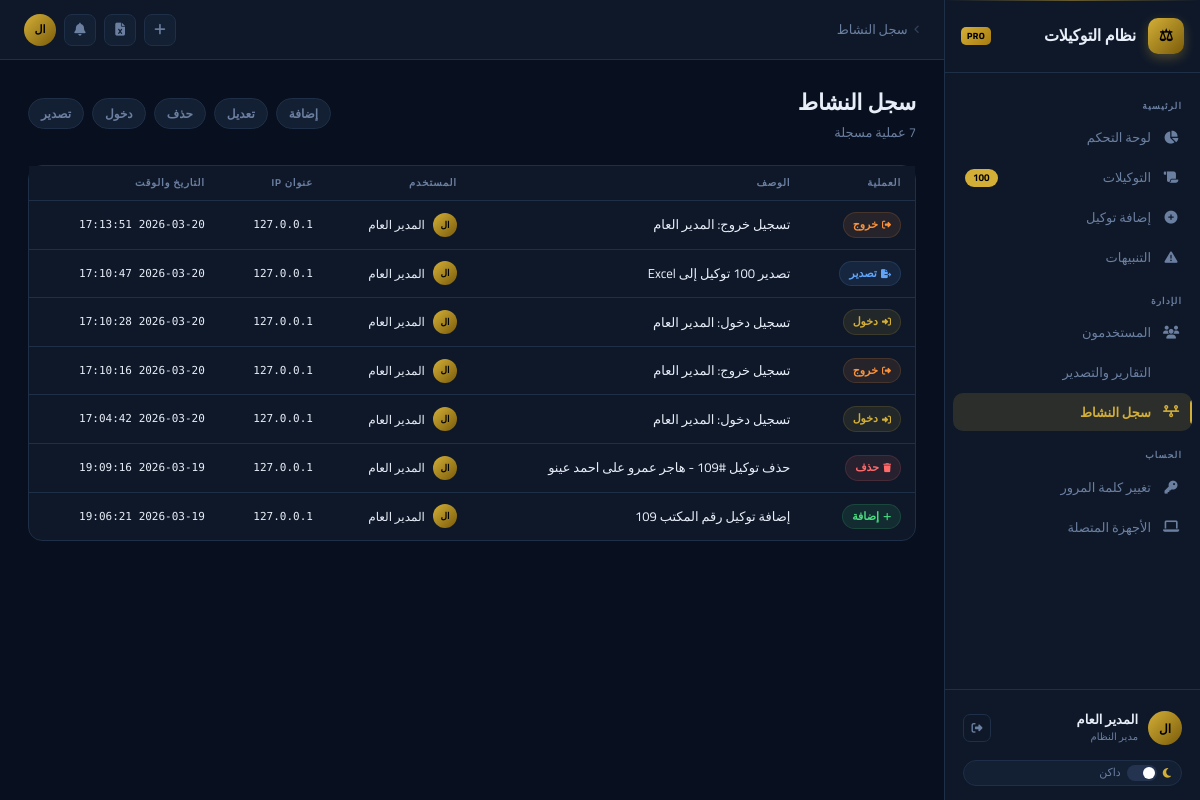
/activity/ (signed in), run on the app's committed database.
### app/models.py (models this page shows, shortened)
class User(UserMixin, db.Model):
    __tablename__ = "users"
    id              = db.Column(db.Integer, primary_key=True)
    username        = db.Column(db.String(64),  unique=True, nullable=False, index=True)
    full_name       = db.Column(db.String(128), nullable=False)
    email           = db.Column(db.String(128), unique=True, nullable=False)
    password_hash   = db.Column(db.String(256), nullable=False)
    role            = db.Column(db.String(20),  nullable=False, default="employee")
    is_active       = db.Column(db.Boolean, default=True, nullable=False)
    avatar_filename = db.Column(db.String(256), nullable=True)
    created_at      = db.Column(db.DateTime, default=datetime.utcnow)
    last_login      = db.Column(db.DateTime, nullable=True)
    poas_created    = db.relationship("PowerOfAttorney", backref="created_by_user", lazy="dynamic", foreign_keys="PowerOfAttorney.created_by")
    poas_updated    = db.relationship("PowerOfAttorney", backref="updated_by_user", lazy="dynamic", foreign_keys="PowerOfAttorney.updated_by")
    activity_logs   = db.relationship("ActivityLog",     backref="user", lazy="dynamic")
    notifications   = db.relationship("Notification",    backref="user", lazy="dynamic", foreign_keys="Notification.user_id")
    sessions        = db.relationship("UserSession",     backref="user", lazy="dynamic")
    @property
    def is_admin(self): return self.role == "admin"

class ActivityLog(db.Model):
    __tablename__ = "activity_logs"
    id          = db.Column(db.Integer,     primary_key=True)
    user_id     = db.Column(db.Integer,     db.ForeignKey("users.id"), nullable=True)
    action      = db.Column(db.String(50),  nullable=False)
    entity_type = db.Column(db.String(50),  nullable=True)
    entity_id   = db.Column(db.Integer,     nullable=True)
    description = db.Column(db.String(512), nullable=True)
    ip_address  = db.Column(db.String(45),  nullable=True)
    created_at  = db.Column(db.DateTime,    default=datetime.utcnow, index=True)

### app/routes/activity.py (the view)
@activity_bp.route("/")
@login_required
@admin_required
def index():
    page = request.args.get("page", 1, type=int)
    action_filter = request.args.get("action", "").strip()
    q = ActivityLog.query.order_by(ActivityLog.created_at.desc())
    if action_filter:
        q = q.filter(ActivityLog.action == action_filter)
    pagination = q.paginate(page=page, per_page=50, error_out=False)
    return render_template("activity/list.html", pagination=pagination, action_filter=action_filter)

### app/utils.py (called while the page is built)
def admin_required(f):
    @wraps(f)
    def decorated(*args, **kwargs):
        if not current_user.is_authenticated or not current_user.is_admin:
            abort(403)
        return f(*args, **kwargs)
    return decorated

### app/templates/activity/list.html (shortened to what this page needs)
{% extends "base.html" %}
{% block breadcrumb %}سجل النشاط{% endblock %}
{% block content %}
<div class="page-header">
  <div>
    <div class="page-title">سجل النشاط</div>
    <div class="page-sub">{{ pagination.total }} عملية مسجلة</div>
  </div>
  <div style="display:flex;gap:8px;">
    {% for action in ['CREATE','UPDATE','DELETE','LOGIN','EXPORT'] %}
    <a href="{{ url_for('activity.index', action=action) }}"
       class="filter-chip {% if action_filter == action %}active{% endif %}">
      {{ {'CREATE':'إضافة','UPDATE':'تعديل','DELETE':'حذف','LOGIN':'دخول','EXPORT':'تصدير'}[action] }}
    </a>
    {% endfor %}
  </div>
</div>
<div class="card" style="padding:0;">
  <div class="table-wrap">
    <table>
      <thead>
        <tr>
          <th>العملية</th>
          <th>الوصف</th>
          <th>المستخدم</th>
          <th>عنوان IP</th>
          <th>التاريخ والوقت</th>
        </tr>
      </thead>
      <tbody>
        {% for log in pagination.items %}
        <tr>
          <td>
            {% set action_map = {'CREATE':('green','plus','إضافة'),'UPDATE':('blue','pen','تعديل'),'DELETE':('red','trash','حذف'),'LOGIN':('gold','right-to-bracket','دخول'),'LOGOUT':('orange','right-from-bracket','خروج'),'EXPORT':('info','file-export','تصدير')} %}
            {% set info = action_map.get(log.action, ('gray','circle','أخرى')) %}
            <span class="badge {{ info[0] }}">
              <i class="fas fa-{{ info[1] }}" style="font-size:9px;"></i>
              {{ info[2] }}
            </span>
          </td>
          <td style="max-width:300px;overflow:hidden;text-overflow:ellipsis;font-size:13px;">
            {{ log.description or '—' }}
          </td>
          <td>
            {% if log.user %}
            <div style="display:flex;align-items:center;gap:8px;">
              <div class="avatar" style="width:24px;height:24px;font-size:9px;">{{ log.user.full_name[:2] }}</div>
              <span style="font-size:12px;">{{ log.user.full_name }}</span>
            </div>
            {% else %}
            <span style="color:var(--muted);font-size:12px;">النظام</span>
            {% endif %}
          </td>
          <td class="mono" style="font-size:11px;">{{ log.ip_address or '—' }}</td>
          <td class="mono" style="font-size:11px;">{{ log.created_at.strftime('%Y-%m-%d %H:%M:%S') if log.created_at else '—' }}</td>
        </tr>
        {% else %}
        <tr>
          <td colspan="5" style="text-align:center;padding:40px;color:var(--muted);">
            لا توجد سجلات نشاط
          </td>
        </tr>
        {% endfor %}
      </tbody>
    </table>
  </div>
</div>
{% endblock %}

### app/templates/base.html (shortened to what this page needs)
<!DOCTYPE html>
<html lang="ar" dir="rtl" data-theme="dark">
<head>
<link rel="stylesheet" href="https://cdnjs.cloudflare.com/ajax/libs/font-awesome/6.5.0/css/all.min.css"/>
</head>
<body>
{% if current_user.is_authenticated %}
<div class="app-shell">
  <aside class="sidebar">
    <div class="sidebar-logo">
      <div class="logo-icon">⚖</div>
      <div><div class="logo-text">نظام التوكيلات</div></div>
      <div class="logo-badge">PRO</div>
    </div>
    <nav class="sidebar-nav">
      <div class="nav-section">الرئيسية</div>
      <a href="{{ url_for('dashboard.index') }}" class="nav-item {% if request.endpoint=='dashboard.index' %}active{% endif %}">
        <i class="icon fas fa-chart-pie"></i><span>لوحة التحكم</span>
      </a>
      <a href="{{ url_for('poa.index') }}" class="nav-item {% if request.endpoint in ['poa.index','poa.view'] %}active{% endif %}">
        <i class="icon fas fa-scroll"></i><span>التوكيلات</span>
        <span class="nav-badge" id="sidebarPoaCount">—</span>
      </a>
      <a href="{{ url_for('poa.create') }}" class="nav-item {% if request.endpoint=='poa.create' %}active{% endif %}">
        <i class="icon fas fa-circle-plus"></i><span>إضافة توكيل</span>
      </a>
      <a href="{{ url_for('poa.expiring') }}" class="nav-item {% if request.endpoint=='poa.expiring' %}active{% endif %}">
        <i class="icon fas fa-triangle-exclamation"></i><span>التنبيهات</span>
      </a>
      {% if current_user.is_admin %}
      <div class="nav-section">الإدارة</div>
      <a href="{{ url_for('users.index') }}" class="nav-item {% if request.endpoint in ['users.index','users.create','users.edit'] %}active{% endif %}">
        <i class="icon fas fa-users"></i><span>المستخدمون</span>
      </a>
      <a href="{{ url_for('reports.index') }}" class="nav-item {% if request.endpoint and request.endpoint.startswith('reports') %}active{% endif %}">
        <i class="icon fas fa-file-chart-column"></i><span>التقارير والتصدير</span>
      </a>
      <a href="{{ url_for('activity.index') }}" class="nav-item {% if request.endpoint=='activity.index' %}active{% endif %}">
        <i class="icon fas fa-timeline"></i><span>سجل النشاط</span>
      </a>
      {% endif %}
      <div class="nav-section">الحساب</div>
      <a href="{{ url_for('users.change_password') }}" class="nav-item {% if request.endpoint=='users.change_password' %}active{% endif %}">
        <i class="icon fas fa-key"></i><span>تغيير كلمة المرور</span>
      </a>
      <a href="{{ url_for('sessions.index') }}" class="nav-item {% if request.endpoint=='sessions.index' %}active{% endif %}">
        <i class="icon fas fa-laptop"></i><span>الأجهزة المتصلة</span>
      </a>
    </nav>
    <div class="sidebar-footer">
      <div class="user-card">
        {% if current_user.avatar_filename %}
        <div class="avatar" style="width:34px;height:34px;">
          <img src="{{ url_for('users.serve_avatar', filename=current_user.avatar_filename) }}" style="width:100%;height:100%;object-fit:cover;" alt="{{ current_user.full_name }}"/>
        </div>
        {% else %}
        <div class="avatar" style="width:34px;height:34px;font-size:12px;">{{ current_user.full_name[:2] }}</div>
        {% endif %}
        <div class="user-info">
          <div class="name">{{ current_user.full_name }}</div>
          <div class="role">{{ 'مدير النظام' if current_user.is_admin else 'موظف' }}</div>
        </div>
        <div class="user-actions">
          <a href="{{ url_for('auth.logout') }}" class="icon-btn" title="خروج"><i class="fas fa-right-from-bracket"></i></a>
        </div>
      </div>
      <div style="padding:6px 10px 2px;">
        <div class="theme-toggle" onclick="cycleTheme()" id="themeToggleBtn">
          <i class="fas fa-moon" id="themeIcon" style="font-size:11px;color:var(--gold);"></i>
          <div class="t-track" id="tTrack"><div class="t-thumb"></div></div>
          <span id="themeLabel" style="font-size:11px;">داكن</span>
        </div>
      </div>
    </div>
  </aside>
  <div class="main">
    <header class="topbar">
      <div class="breadcrumb">
        <i class="fas fa-angle-left" style="font-size:10px;opacity:.4;"></i>
        <span>{% block breadcrumb %}الرئيسية{% endblock %}</span>
      </div>
      <div class="topbar-actions">
        <a href="{{ url_for('poa.create') }}" class="tb-btn {% if request.endpoint=='poa.create' %}active{% endif %}" title="إضافة توكيل"><i class="fas fa-plus"></i></a>
        {% if current_user.is_admin %}
        <a href="{{ url_for('reports.index') }}" class="tb-btn {% if request.endpoint=='reports.index' %}active{% endif %}" title="التقارير"><i class="fas fa-file-excel"></i></a>
        {% endif %}
        <div style="position:relative;">
          <button class="tb-btn" id="notifBell" onclick="toggleNotifPanel()" title="الإشعارات">
            <i class="fas fa-bell"></i>
          </button>
        </div>
        {% if current_user.avatar_filename %}
        <div class="avatar" style="width:32px;height:32px;cursor:default;" title="{{ current_user.full_name }}">
          <img src="{{ url_for('users.serve_avatar', filename=current_user.avatar_filename) }}" style="width:100%;height:100%;object-fit:cover;" alt=""/>
        </div>
        {% else %}
        <div class="avatar" style="width:32px;height:32px;font-size:11px;cursor:default;" title="{{ current_user.full_name }}">{{ current_user.full_name[:2] }}</div>
        {% endif %}
      </div>
    </header>
    <div class="content page-enter">
      {% block content %}{% endblock %}
    </div>
  </div>
</div>
{% else %}{% block auth_content %}{% endblock %}{% endif %}
</body>
</html>

### data on the page
User: full_name "ال", full_name "المدير العام", role "مدير النظام"
ActivityLog: info "خروج", description "تسجيل خروج: المدير العام", user "ال", user.full_name "المدير العام", ip_address "127.0.0.1", created_at "2026-03-20 17:13:51"
ActivityLog: info "تصدير", description "تصدير 100 توكيل إلى Excel", user "ال", user.full_name "المدير العام", ip_address "127.0.0.1", created_at "2026-03-20 17:10:47"
ActivityLog: info "دخول", description "تسجيل دخول: المدير العام", user "ال", user.full_name "المدير العام", ip_address "127.0.0.1", created_at "2026-03-20 17:10:28"
ActivityLog: info "خروج", description "تسجيل خروج: المدير العام", user "ال", user.full_name "المدير العام", ip_address "127.0.0.1", created_at "2026-03-20 17:10:16"
ActivityLog: info "دخول", description "تسجيل دخول: المدير العام", user "ال", user.full_name "المدير العام", ip_address "127.0.0.1", created_at "2026-03-20 17:04:42"
ActivityLog: info "حذف", description "حذف توكيل #109 - هاجر عمرو على احمد عينو", user "ال", user.full_name "المدير العام", ip_address "127.0.0.1", created_at "2026-03-19 19:09:16"
ActivityLog: info "إضافة", description "إضافة توكيل رقم المكتب 109", user "ال", user.full_name "المدير العام", ip_address "127.0.0.1", created_at "2026-03-19 19:06:21"
